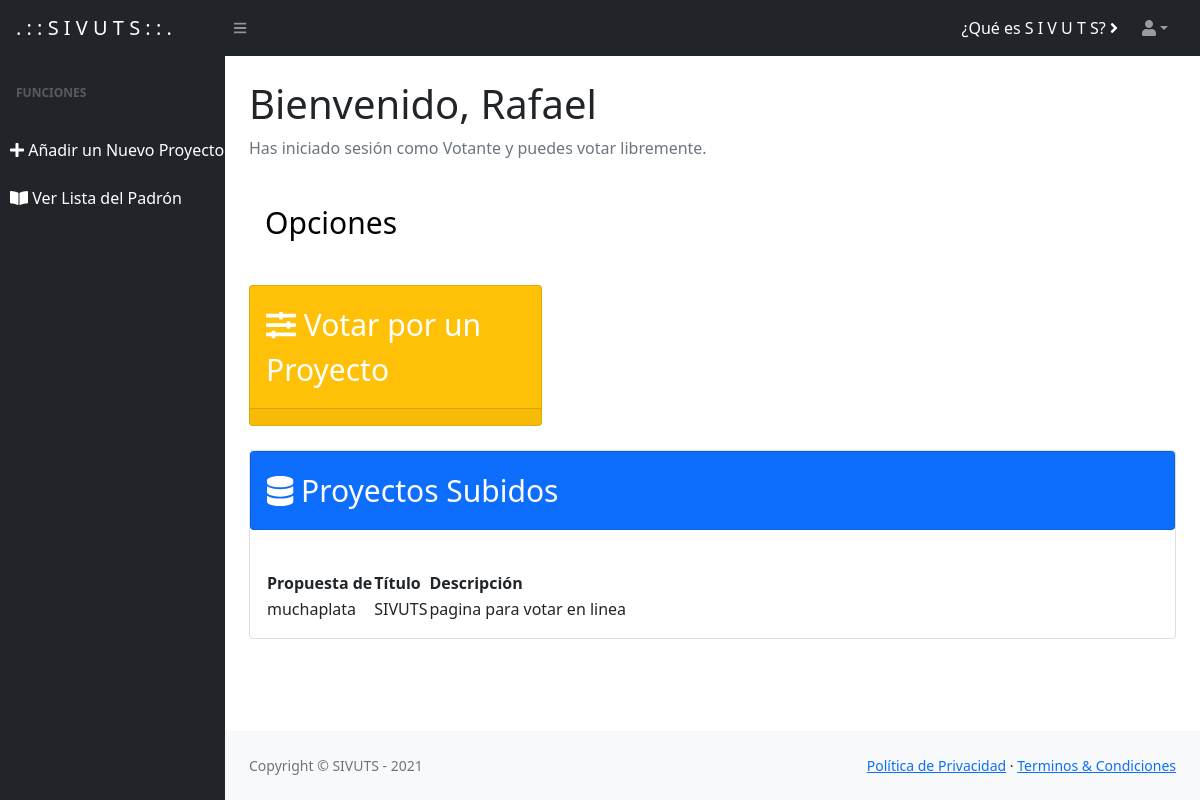
The page /indexU.view.php (signed in) on the database its author committed.
### tables this page shows
CREATE TABLE IF NOT EXISTS `proyecto` (
  `id` int(11) NOT NULL AUTO_INCREMENT,
  `votante_id` int(11) NOT NULL DEFAULT 0,
  `titulo` varchar(50) NOT NULL,
  `descripcion` mediumtext DEFAULT NULL,
  `fecha` date NOT NULL,
  `votos` int(11) unsigned NOT NULL,
  PRIMARY KEY (`id`),
  KEY `FK_proyecto_votante` (`votante_id`),
  CONSTRAINT `FK_proyecto_votante` FOREIGN KEY (`votante_id`) REFERENCES `votante` (`id`) ON DELETE CASCADE ON UPDATE CASCADE
);

CREATE TABLE IF NOT EXISTS `votante` (
  `id` int(11) NOT NULL AUTO_INCREMENT,
  `cargo_id` int(11) NOT NULL DEFAULT 0,
  `name` varchar(100) NOT NULL,
  `lastname` varchar(100) NOT NULL,
  `phone` text NOT NULL,
  `years` text NOT NULL,
  `curp` text NOT NULL,
  `matri` text NOT NULL,
  `email` text NOT NULL,
  `pass` text NOT NULL,
  PRIMARY KEY (`id`),
  KEY `FK_votante_cargo` (`cargo_id`),
  CONSTRAINT `FK_votante_cargo` FOREIGN KEY (`cargo_id`) REFERENCES `cargo` (`id`) ON DELETE CASCADE ON UPDATE CASCADE
);

### indexU.view.php (the view, shortened to what this page needs)
<?php
if(isset($_SESSION['usuario'])){
 ?>
<!DOCTYPE html>
<html lang="en">
    <head>
        <link href="https://cdn.jsdelivr.net/npm/simple-datatables@latest/dist/style.css" rel="stylesheet" />
        <link href="css/styles.css" rel="stylesheet" />
    </head>
    <body class="sb-nav-fixed">
        <nav class="sb-topnav navbar navbar-expand navbar-dark bg-dark">
            <a class="navbar-brand ps-3" href="indexU.view.php">. : : S I V U T S : : .</a>
            <button class="btn btn-link btn-sm order-1 order-lg-0 me-4 me-lg-0" id="sidebarToggle" href="#!"><i class="fas fa-bars"></i></button>
            <form class="d-none d-md-inline-block form-inline ms-auto me-0 me-md-3 my-2 my-md-0">
                <div class="input-group">
                    <a href="whatareU.view.php" style="color: white; text-decoration: none;">¿Qué es S I V U T S? <i class="fas fa-angle-right"></i></a>
                </div>
            </form>
            <ul class="navbar-nav ms-auto ms-md-0 me-3 me-lg-4">
                <li class="nav-item dropdown">
                    <a class="nav-link dropdown-toggle" id="navbarDropdown" href="#" role="button" data-bs-toggle="dropdown" aria-expanded="false"><i class="fas fa-user"></i></a>
                </li>
            </ul>
        </nav>
        <div id="layoutSidenav">
            <div id="layoutSidenav_nav">
                <nav class="sb-sidenav accordion sb-sidenav-dark" id="sidenavAccordion">
                    <div class="sb-sidenav-menu">
                        <div class="nav">
                            <div class="sb-sidenav-menu-heading">Funciones</div>
                            <a class="nav-link collapsed" data-bs-toggle="collapse" data-bs-target="#collapsePages" aria-expanded="false" aria-controls="collapsePages">
                                <a class="sb-nav-link-icon" style="text-decoration: none; color: white; margin-left: 10px;" href="newproyect.php"><i class="fas fa-plus"></i>
                                Añadir un Nuevo Proyecto</a>
                            </a>
                            <a class="nav-link collapsed" data-bs-toggle="collapse" data-bs-target="#collapsePages" aria-expanded="false" aria-controls="collapsePages">
                                <a class="sb-nav-link-icon" style="text-decoration: none; color: white; margin-left: 10px;" href="adminphp/padronA.view.php"><i class="fas fa-book-open"></i>
                                Ver Lista del Padrón</a>
                            </a>
                            <a class="nav-link collapsed" data-bs-toggle="collapse" data-bs-target="#collapsePages" aria-expanded="false" aria-controls="collapsePages">
                            </a>
                        </div>
                    </div>
                </nav>
            </div>
            <div id="layoutSidenav_content">
                <main>
                    <div class="container-fluid px-4">
                        <h1 class="mt-4">Bienvenido, <?php echo $_SESSION['usuario']?></h1>
                        <ol class="breadcrumb mb-4">
                            <li class="breadcrumb-item active">Has iniciado sesión como Votante y puedes votar libremente.</li>
                        </ol>
                        <div class="col-xl-12 col-md-6">
                            <div class=" text-white mb-4">
                                <div class="card-body" style="font-size: 30px; color: black;">Opciones</div>
                            </div>
                        </div>
                        <div class="row">
                            <div class="col-xl-4 col-md-6">
                                <div class="card bg-warning text-white mb-4">
                                    <div class="card-body" style="font-size: 30px;"><i class="fas fa-sliders-h"></i> Votar por un Proyecto</div>
                                    <div class="card-footer d-flex align-items-center justify-content-between">
                                    </div>
                                </div>
                            </div>
                        </div>
                        <div class="card mb-4">
                            <div class="col-xl-12 col-md-6">
                                <div class="card bg-primary text-white mb-4">
                                    <div class="card-body" style="font-size: 30px;"><i class="fas fa-database"></i> Proyectos Subidos</div>
                                </div>
                            </div>
                            <div class="card-body">
                                 <table id="datatablesSimple">
                                    <thead>
                                        <tr>
                                            <th>Propuesta de</th>
                                            <th>Título</th>
                                            <th>Descripción</th>
                                        </tr>
                                    </thead>
                                    <tbody>
                                        <?php
                                         include 'conexionV.php';
                                          $query="SELECT  proyecto.titulo, proyecto.descripcion, proyecto.fecha,
                                            votante.name
                                            from proyecto inner join votante
                                            on proyecto.votante_id=votante.id ";
                                            $consulta1=mysqli_query($conexion,$query);
                                            while ($fila=mysqli_fetch_array($consulta1)) {
                                        ?>
                                        <tr>
                                            <td><?php echo $fila['name'] ?></td>
                                            <td><?php echo $fila['titulo'] ?></td>
                                            <td><?php echo $fila['descripcion'] ?></td>
                                        </tr>
                                        <?php
                                            }
                                        ?>
                                    </tbody>
                                </table>
                            </div>
                        </div>
                    </div>
                </main>
                <footer class="py-4 bg-light mt-auto">
                    <div class="container-fluid px-4">
                        <div class="d-flex align-items-center justify-content-between small">
                            <div class="text-muted">Copyright &copy; SIVUTS - 2021</div>
                            <div>
                                <a href="#">Política de Privacidad</a>
                                &middot;
                                <a href="#">Terminos &amp; Condiciones</a>
                            </div>
                        </div>
                    </div>
                </footer>
            </div>
        </div>
    </body>
</html>
<?php
} else{
    header("location:index.php");
}
 ?>

### rows shown on the page
proyecto: votante.name "muchaplata", titulo "SIVUTS", descripcion "pagina para votar en linea"

### other values the page prints
$_SESSION['usuario'] "Rafael"
